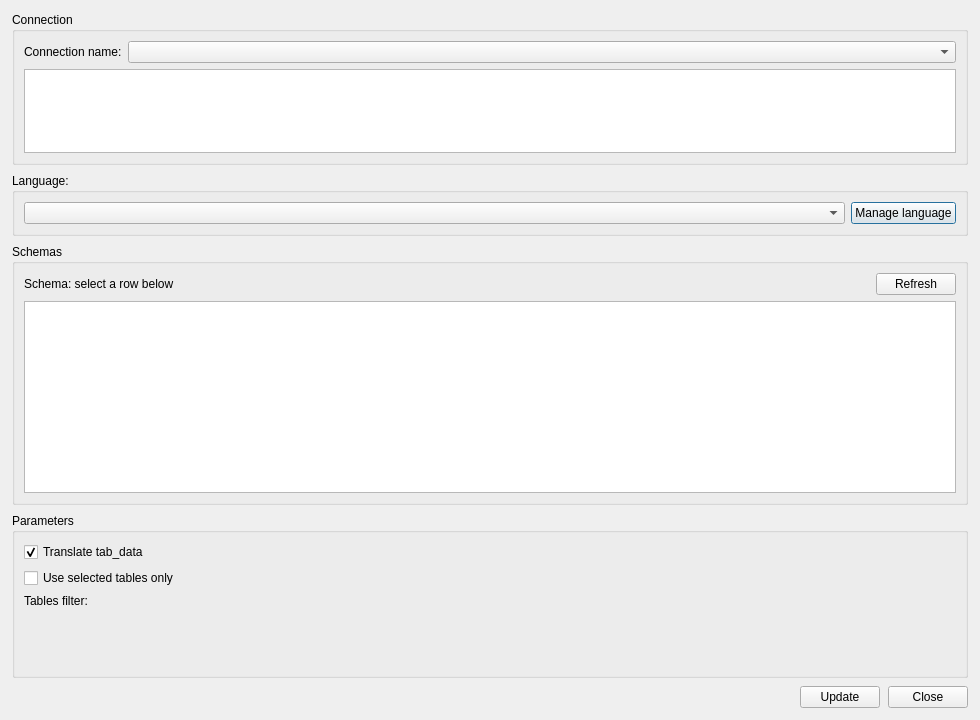
<?xml version="1.0" encoding="UTF-8"?>
<ui version="4.0">
 <class>dlg_admin_i18n_languages</class>
 <widget class="QDialog" name="dlg_admin_i18n_languages">
  <property name="geometry">
   <rect>
    <x>0</x>
    <y>0</y>
    <width>980</width>
    <height>720</height>
   </rect>
  </property>
  <property name="minimumSize">
   <size>
    <width>720</width>
    <height>520</height>
   </size>
  </property>
  <property name="windowTitle">
   <string>Manage languages</string>
  </property>
  <layout class="QVBoxLayout" name="verticalLayout">
   <property name="spacing">
    <number>8</number>
   </property>
   <property name="leftMargin">
    <number>12</number>
   </property>
   <property name="topMargin">
    <number>12</number>
   </property>
   <property name="rightMargin">
    <number>12</number>
   </property>
   <property name="bottomMargin">
    <number>12</number>
   </property>
   <item>
    <widget class="QGroupBox" name="grb_connection">
     <property name="title">
      <string>Connection</string>
     </property>
     <layout class="QVBoxLayout" name="layout_connection">
      <property name="spacing">
       <number>6</number>
      </property>
      <item>
       <layout class="QHBoxLayout" name="layout_connection_combo">
        <item>
         <widget class="QLabel" name="lbl_connection">
          <property name="text">
           <string>Connection name:</string>
          </property>
         </widget>
        </item>
        <item>
         <widget class="QComboBox" name="cmb_connection">
          <property name="sizePolicy">
           <sizepolicy hsizetype="Expanding" vsizetype="Fixed">
            <horstretch>1</horstretch>
            <verstretch>0</verstretch>
           </sizepolicy>
          </property>
         </widget>
        </item>
       </layout>
      </item>
      <item>
       <widget class="QTextEdit" name="txt_system_info">
        <property name="sizePolicy">
         <sizepolicy hsizetype="Expanding" vsizetype="Fixed">
          <horstretch>0</horstretch>
          <verstretch>0</verstretch>
         </sizepolicy>
        </property>
        <property name="minimumSize">
         <size>
          <width>0</width>
          <height>72</height>
         </size>
        </property>
        <property name="maximumSize">
         <size>
          <width>16777215</width>
          <height>88</height>
         </size>
        </property>
        <property name="readOnly">
         <bool>true</bool>
        </property>
       </widget>
      </item>
     </layout>
    </widget>
   </item>
   <item>
    <widget class="QGroupBox" name="groupBox">
     <property name="title">
      <string>Language:</string>
     </property>
     <layout class="QHBoxLayout" name="horizontalLayout">
      <item>
       <widget class="QComboBox" name="cmb_language">
        <property name="sizePolicy">
         <sizepolicy hsizetype="Expanding" vsizetype="Fixed">
          <horstretch>1</horstretch>
          <verstretch>0</verstretch>
         </sizepolicy>
        </property>
       </widget>
      </item>
      <item>
       <widget class="QPushButton" name="btn_manage_language">
        <property name="text">
         <string>Manage language</string>
        </property>
       </widget>
      </item>
     </layout>
    </widget>
   </item>
   <item>
    <widget class="QGroupBox" name="grb_schemas">
     <property name="sizePolicy">
      <sizepolicy hsizetype="Preferred" vsizetype="Fixed">
       <horstretch>0</horstretch>
       <verstretch>0</verstretch>
      </sizepolicy>
     </property>
     <property name="title">
      <string>Schemas</string>
     </property>
     <layout class="QVBoxLayout" name="layout_schemas">
      <property name="spacing">
       <number>6</number>
      </property>
      <item>
       <layout class="QHBoxLayout" name="layout_schema_header">
        <item>
         <widget class="QLabel" name="lbl_schema_selection">
          <property name="text">
           <string>Schema: select a row below</string>
          </property>
         </widget>
        </item>
        <item>
         <spacer name="horizontalSpacer_schema">
          <property name="orientation">
           <enum>Qt::Horizontal</enum>
          </property>
          <property name="sizeHint" stdset="0">
           <size>
            <width>40</width>
            <height>20</height>
           </size>
          </property>
         </spacer>
        </item>
        <item>
         <widget class="QPushButton" name="btn_refresh">
          <property name="text">
           <string>Refresh</string>
          </property>
         </widget>
        </item>
       </layout>
      </item>
      <item>
       <widget class="QTableView" name="tbl_schemas">
        <property name="alternatingRowColors">
         <bool>true</bool>
        </property>
        <property name="selectionMode">
         <enum>QAbstractItemView::SingleSelection</enum>
        </property>
        <property name="selectionBehavior">
         <enum>QAbstractItemView::SelectRows</enum>
        </property>
        <property name="sortingEnabled">
         <bool>true</bool>
        </property>
       </widget>
      </item>
     </layout>
    </widget>
   </item>
   <item>
    <widget class="QGroupBox" name="grb_params">
     <property name="title">
      <string>Parameters</string>
     </property>
     <layout class="QVBoxLayout" name="layout_params">
      <item>
       <widget class="QCheckBox" name="chk_add_tab_data">
        <property name="text">
         <string>Translate tab_data</string>
        </property>
        <property name="checked">
         <bool>true</bool>
        </property>
       </widget>
      </item>
      <item>
       <widget class="QCheckBox" name="chk_use_selected_tables">
        <property name="text">
         <string>Use selected tables only</string>
        </property>
       </widget>
      </item>
      <item>
       <widget class="QLabel" name="lbl_tables">
        <property name="text">
         <string>Tables filter:</string>
        </property>
       </widget>
      </item>
      <item>
       <widget class="QWidget" name="wgt_tables_filter" native="true">
        <property name="sizePolicy">
         <sizepolicy hsizetype="Preferred" vsizetype="Fixed">
          <horstretch>0</horstretch>
          <verstretch>0</verstretch>
         </sizepolicy>
        </property>
        <property name="minimumSize">
         <size>
          <width>0</width>
          <height>52</height>
         </size>
        </property>
        <property name="maximumSize">
         <size>
          <width>16777215</width>
          <height>52</height>
         </size>
        </property>
       </widget>
      </item>
     </layout>
    </widget>
   </item>
   <item>
    <layout class="QGridLayout" name="lyt_buttons">
     <item row="0" column="1">
      <spacer name="horizontalSpacer">
       <property name="orientation">
        <enum>Qt::Horizontal</enum>
       </property>
       <property name="sizeHint" stdset="0">
        <size>
         <width>40</width>
         <height>20</height>
        </size>
       </property>
      </spacer>
     </item>
     <item row="0" column="3">
      <widget class="QPushButton" name="btn_close">
       <property name="text">
        <string>Close</string>
       </property>
      </widget>
     </item>
     <item row="0" column="2">
      <widget class="QPushButton" name="btn_update">
       <property name="text">
        <string>Update</string>
       </property>
      </widget>
     </item>
     <item row="0" column="0">
      <widget class="QLabel" name="lbl_info">
       <property name="sizePolicy">
        <sizepolicy hsizetype="Expanding" vsizetype="Preferred">
         <horstretch>1</horstretch>
         <verstretch>0</verstretch>
        </sizepolicy>
       </property>
       <property name="text">
        <string/>
       </property>
       <property name="wordWrap">
        <bool>false</bool>
       </property>
      </widget>
     </item>
    </layout>
   </item>
  </layout>
 </widget>
 <resources/>
 <connections/>
</ui>
